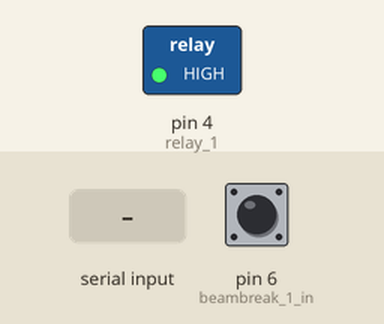
Simulated run of this sketch. Board: Arduino Uno, built with avr-gcc and run on an emulated ATmega328P. On the bench: switched loads named in the sketch (green lamp = pin HIGH). The test bench sets the inputs (shaded band); at power-on: pin 6 (beambreak_1_in) HIGH. What the sketch prints to the serial monitor is not drawn.

Above: at 1.2 s.
1.3 s: "a" received over Serial
Timing chart, 0 to 4.3 s (numbered marks = the images above; inputs shaded):
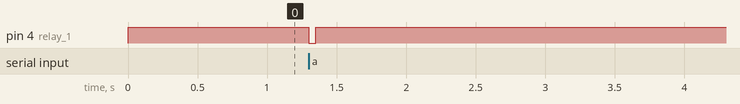

Measured:
- after the input at 1.3 s, pin 4 (relay_1): HIGH → LOW at once, → HIGH 0.05 s later

The sketch:

Poke_Controller_Athenas_Rig.ino
```cpp
# define relay_1 4
# define beambreak_1_in 6


int incomingByte = 0;
int beambreak_1_value = 0;

void setup() {

  Serial.begin(9600);
  pinMode(relay_1, OUTPUT);

  pinMode(beambreak_1_in, INPUT_PULLUP);
  digitalWrite(relay_1, HIGH);
}

void loop() {
  if (Serial.available() > 0) {
    incomingByte = Serial.read();
    Serial.println(incomingByte);

    if (incomingByte == 97){
      digitalWrite(relay_1, LOW);
      delay(50);
      digitalWrite(relay_1, HIGH);
    }
  }


  beambreak_1_value = digitalRead(beambreak_1_in);
  if (beambreak_1_value == 0){
    Serial.println(555);
  }

}
```
